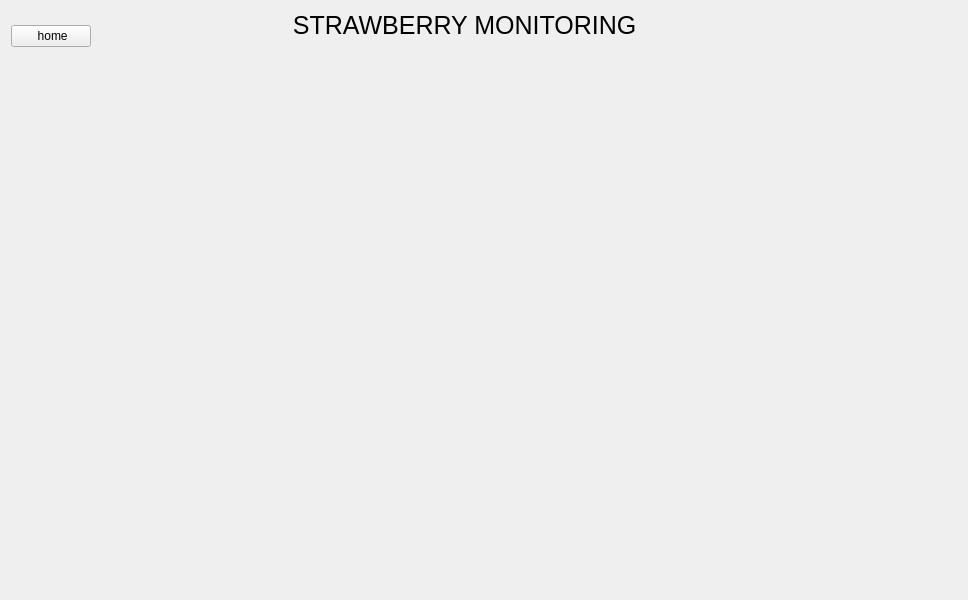
<?xml version="1.0" encoding="UTF-8"?>
<ui version="4.0">
 <class>StrawBerryWidget</class>
 <widget class="QWidget" name="StrawBerryWidget">
  <property name="geometry">
   <rect>
    <x>0</x>
    <y>0</y>
    <width>968</width>
    <height>600</height>
   </rect>
  </property>
  <property name="sizePolicy">
   <sizepolicy hsizetype="Expanding" vsizetype="Expanding">
    <horstretch>0</horstretch>
    <verstretch>0</verstretch>
   </sizepolicy>
  </property>
  <property name="windowTitle">
   <string>Form</string>
  </property>
  <layout class="QGridLayout" name="gridLayout">
   <item row="0" column="0">
    <widget class="QPushButton" name="btnBackFromGrowth">
     <property name="sizePolicy">
      <sizepolicy hsizetype="Fixed" vsizetype="Fixed">
       <horstretch>0</horstretch>
       <verstretch>0</verstretch>
      </sizepolicy>
     </property>
     <property name="contextMenuPolicy">
      <enum>Qt::ContextMenuPolicy::DefaultContextMenu</enum>
     </property>
     <property name="layoutDirection">
      <enum>Qt::LayoutDirection::RightToLeft</enum>
     </property>
     <property name="text">
      <string> home</string>
     </property>
    </widget>
   </item>
   <item row="0" column="1">
    <widget class="QLabel" name="label">
     <property name="minimumSize">
      <size>
       <width>0</width>
       <height>50</height>
      </size>
     </property>
     <property name="layoutDirection">
      <enum>Qt::LayoutDirection::LeftToRight</enum>
     </property>
     <property name="styleSheet">
      <string notr="true">font-size: 25px; </string>
     </property>
     <property name="text">
      <string>STRAWBERRY MONITORING                  </string>
     </property>
     <property name="alignment">
      <set>Qt::AlignmentFlag::AlignHCenter|Qt::AlignmentFlag::AlignTop</set>
     </property>
    </widget>
   </item>
   <item row="1" column="0" colspan="2">
    <layout class="QHBoxLayout" name="horizontalLayout" stretch="1,1">
     <item>
      <layout class="QVBoxLayout" name="verticalLayout">
       <item>
        <widget class="QChartView" name="lineChartView" native="true">
         <property name="sizePolicy">
          <sizepolicy hsizetype="Expanding" vsizetype="Expanding">
           <horstretch>0</horstretch>
           <verstretch>0</verstretch>
          </sizepolicy>
         </property>
        </widget>
       </item>
       <item>
        <widget class="CustomTableWidget" name="strawEventTable" native="true">
         <property name="sizePolicy">
          <sizepolicy hsizetype="Expanding" vsizetype="Expanding">
           <horstretch>0</horstretch>
           <verstretch>0</verstretch>
          </sizepolicy>
         </property>
        </widget>
       </item>
      </layout>
     </item>
     <item>
      <layout class="QVBoxLayout" name="verticalLayout_2" stretch="1,1">
       <item>
        <widget class="QChartView" name="pieChartView" native="true">
         <property name="sizePolicy">
          <sizepolicy hsizetype="Expanding" vsizetype="Expanding">
           <horstretch>0</horstretch>
           <verstretch>0</verstretch>
          </sizepolicy>
         </property>
        </widget>
       </item>
       <item>
        <widget class="QWidget" name="graphicView" native="true"/>
       </item>
      </layout>
     </item>
    </layout>
   </item>
  </layout>
 </widget>
 <customwidgets>
  <customwidget>
   <class>QChartView</class>
   <extends>QWidget</extends>
   <header location="global">qchartview.h</header>
   <container>1</container>
  </customwidget>
  <customwidget>
   <class>CustomTableWidget</class>
   <extends>QWidget</extends>
   <header>customtablewidget.h</header>
   <container>1</container>
  </customwidget>
 </customwidgets>
 <resources/>
 <connections/>
</ui>
